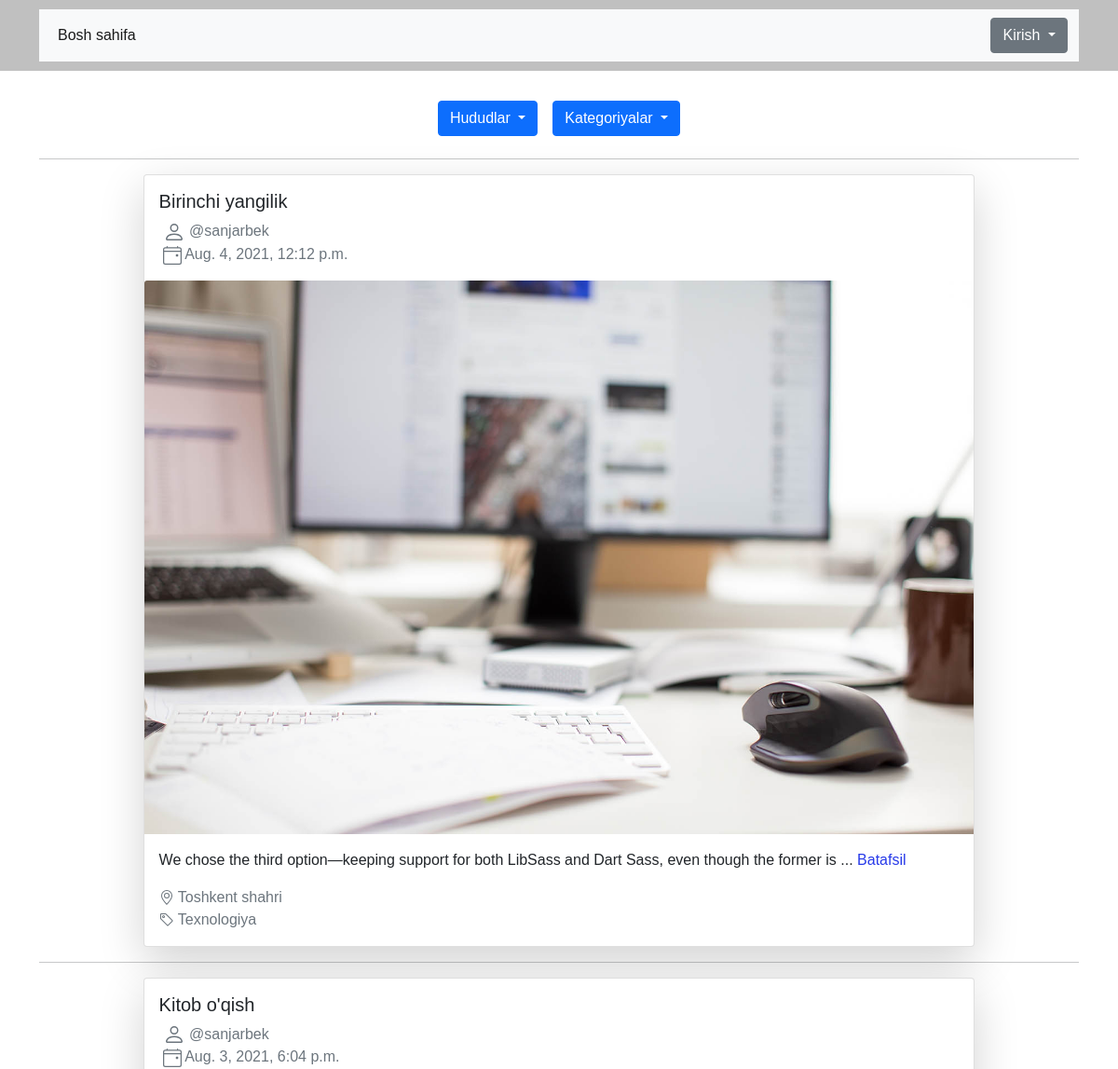
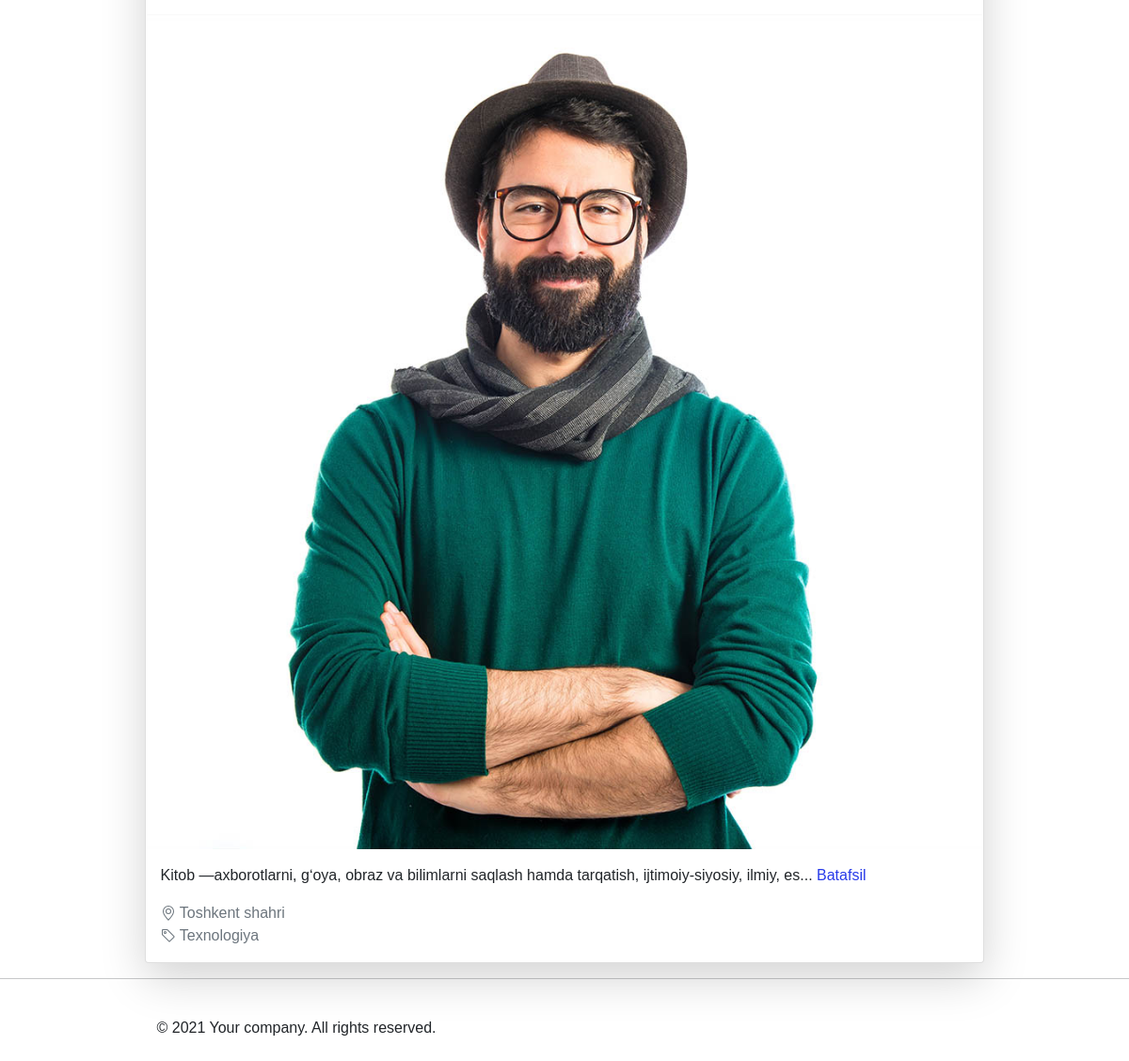
The page / on the database its author committed (2 pictures, top to bottom).
### blog/models.py (models this page shows, shortened)
class Post(models.Model):
    regions = Const.regions
    categories = Const.categories
    title = models.CharField(max_length=200)
    body = models.TextField()
    image = models.ImageField(upload_to='images/')
    category = models.CharField(
        max_length=35,
        choices=categories,
        default='4',
    )
    region = models.CharField(
        max_length=35,
        choices=regions,
        default='14'
    )
    author = models.ForeignKey(
        get_user_model(),
        on_delete=models.CASCADE,
    )
    published = models.DateTimeField(auto_now_add=True)
    def get_region(self):
        return dict(Post.regions)[self.region]
    def get_category(self):
        return dict(Post.categories)[self.category]

### accounts/models.py (models this page shows, shortened)
class CustomUser(AbstractUser):
    regions = [
        ('1', 'Andijon viloyati'),
        ('2', 'Buxoro viloyati'),
        ('3', 'Farg\'ona viloyati'),
        ('4', 'Jizzax viloyati'),
        ('5', 'Xorazm viloyati'),
        ('6', 'Namangan viloyati'),
        ('7', 'Navoiy viloyati'),
        ('8', 'Qashqadaryo'),
        ('9', 'Qoraqalpog\'iston Respublikasi'),
        ('10', 'Samarqand viloyati'),
        ('11', 'Sirdaryo viloyati'),
        ('12', 'Surxondaryo'),
        ('13', 'Toshkent viloyati'),
        ('14', 'Toshkent shahri')
    ]
    email = models.EmailField(blank=True, unique=True)
    mobile = models.CharField(max_length=15, default='+998', unique=True)
    region = models.CharField(
        max_length=35,
        choices=regions,
        default='14'
    )

### blog/views.py (the view)
# urls.py: path('', BlogListView.as_view(), name='home'),
class BlogListView(ListView):
    model = Post
    template_name = 'home.html'
    def get_context_data(self, **kwargs):
        context = super(BlogListView, self).get_context_data(**kwargs)
        context['regions'] = dict(Const.regions)
        context['categories'] = dict(Const.categories)
        return context
    def get_queryset(self, *args, **kwargs):
        qs = super(BlogListView, self).get_queryset(*args, **kwargs)
        qs = qs.order_by("-id")
        return qs

### templates/home.html (shortened to what this page needs)
{% extends 'base.html' %}
{% block content %}
<div class="d-flex flex-row bd-highlight mb-3 justify-content-center">
	<div class="btn-group p-2">
		<button type="button" class="btn btn-primary dropdown-toggle" data-bs-toggle="dropdown" aria-expanded="false">
			Hududlar
		</button>
	</div>
	<div class="btn-group p-2">
		<button type="button" class="btn btn-primary dropdown-toggle" data-bs-toggle="dropdown" aria-expanded="false">
			Kategoriyalar
		</button>
	</div>
</div>
{% for post in object_list %}
<hr>
	<div class="card shadow-lg" style="width: 80%; margin: auto">
		<div class="card-body">
			<h5 class="card-title">{{ post.title }}</h5>
			<span class="card-link text-muted p-1">
				@{{ post.author.username }}
			</span> <br>
			<span class="card-link text-muted p-1">
				{{ post.published }}
			</span>
		</div>
		<img src="{{ post.image.url }}" class="card-img-top" alt="{{ post.title }}">
		<div class="card-body">
			<p class="card-text">{{ post.body | slice:':100' }}...
				<a href="{% url 'detail' post.pk %}">Batafsil</a>
			</p>
			<span class="card-link text-muted">
				{{ post.get_region }}
			</span> <br>
			<span class="card-link text-muted">
				{{ post.get_category }}
			</span>
		</div>
	</div>
{% endfor %}
{% endblock content %}

### templates/base.html (shortened to what this page needs)
{% load static %}
<!DOCTYPE html>
<html lang="en">
<head>
    <link href="https://cdn.jsdelivr.net/npm/bootstrap@5.0.2/dist/css/bootstrap.min.css" rel="stylesheet"
>
    <link rel="stylesheet" href="{% static 'base.css' %}">
</head>
<body>
    <header>
        <div class="container">
            <nav class="navbar navbar-expand-lg navbar-light bg-light">
                <div class="container-fluid">
                    <div class="collapse navbar-collapse" id="navbarNavDropdown">
                        <ul class="navbar-nav">
                            <li class="nav-item">
                                <a class="nav-link active" aria-current="page" href="{% url 'home' %}">Bosh sahifa</a>
                            </li>
                        </ul>
                    </div>
                    <ul class="nav justify-content-end">
                        {% if user.is_authenticated %}
                        <li class="nav-item">
                            <a class="nav-link" href="{% url 'logout' %}">Chiqish</a>
                        </li>
                        {% else %}
                        <li class="nav-item dropdown btn btn-secondary">
                            <a class="text-white dropdown-toggle" href="#" id="navbarDropdownMenuLink" role="button"
                                data-bs-toggle="dropdown" aria-expanded="false">
                                Kirish
                            </a>
                        </li>
                        {% endif %}
                    </ul>
                </div>
            </nav>
        </div>
    </header>
    <section>
        <div class="container-md">
            <br>
            {% block content %}
            {% endblock content %}
        </div>
    </section>
    <footer class="main-footer">
        <hr>
        <div class="py-4 font-weight-light bg-gray-800 text-gray-300">
            <div class="container">
                <div class="row align-items-center">
                    <div class="col-md-6 text-center text-md-left">
                        <p class="mb-md-0">© 2021 Your company. All rights reserved.</p>
                    </div>
                </div>
            </div>
        </div>
    </footer>
</body>
</html>

### static/base.css (style rules this page uses)
body { font-family: sans-serif; padding: 0; margin: 0; }
a { color: rgb(39, 58, 233); text-decoration: none; }
li { list-style: none; }
header { background-color: silver; padding: 10px; }

### rows shown on the page
Post: title "Birinchi yangilik", author.username "sanjarbek", published "Aug. 4, 2021, 12:12 p.m.", image (picture), body "We chose the third option—keeping support for both LibSass and Dart Sass, even though the former is", get_region "Toshkent shahri", get_category "Texnologiya"
Post: title "Kitob o'qish", author.username "sanjarbek", published "Aug. 3, 2021, 6:04 p.m.", image (picture), body "Kitob —axborotlarni, gʻoya, obraz va bilimlarni saqlash hamda tarqatish, ijtimoiy-siyosiy, ilmiy, es", get_region "Toshkent shahri", get_category "Texnologiya"
